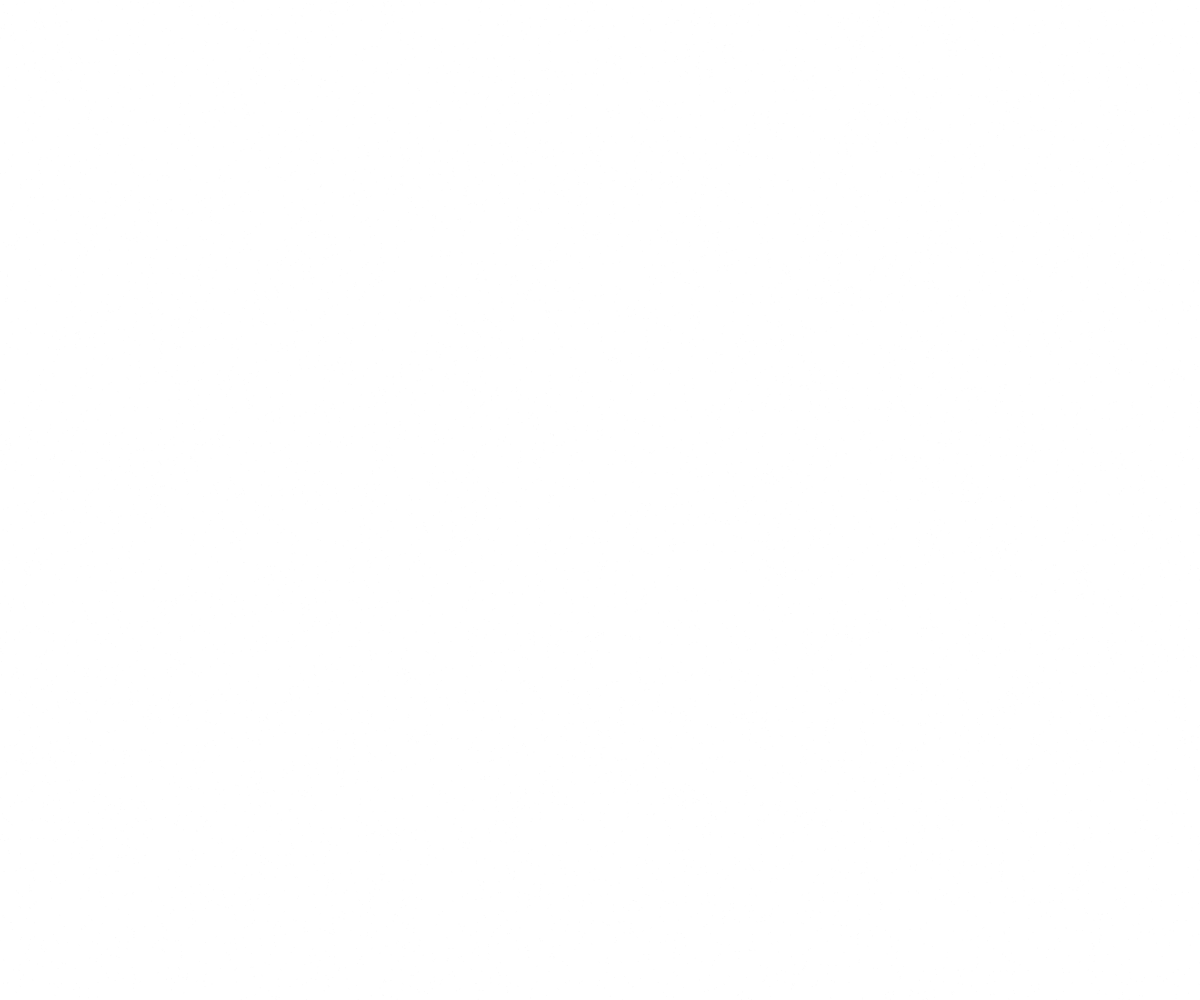
Frame 1 (no input)
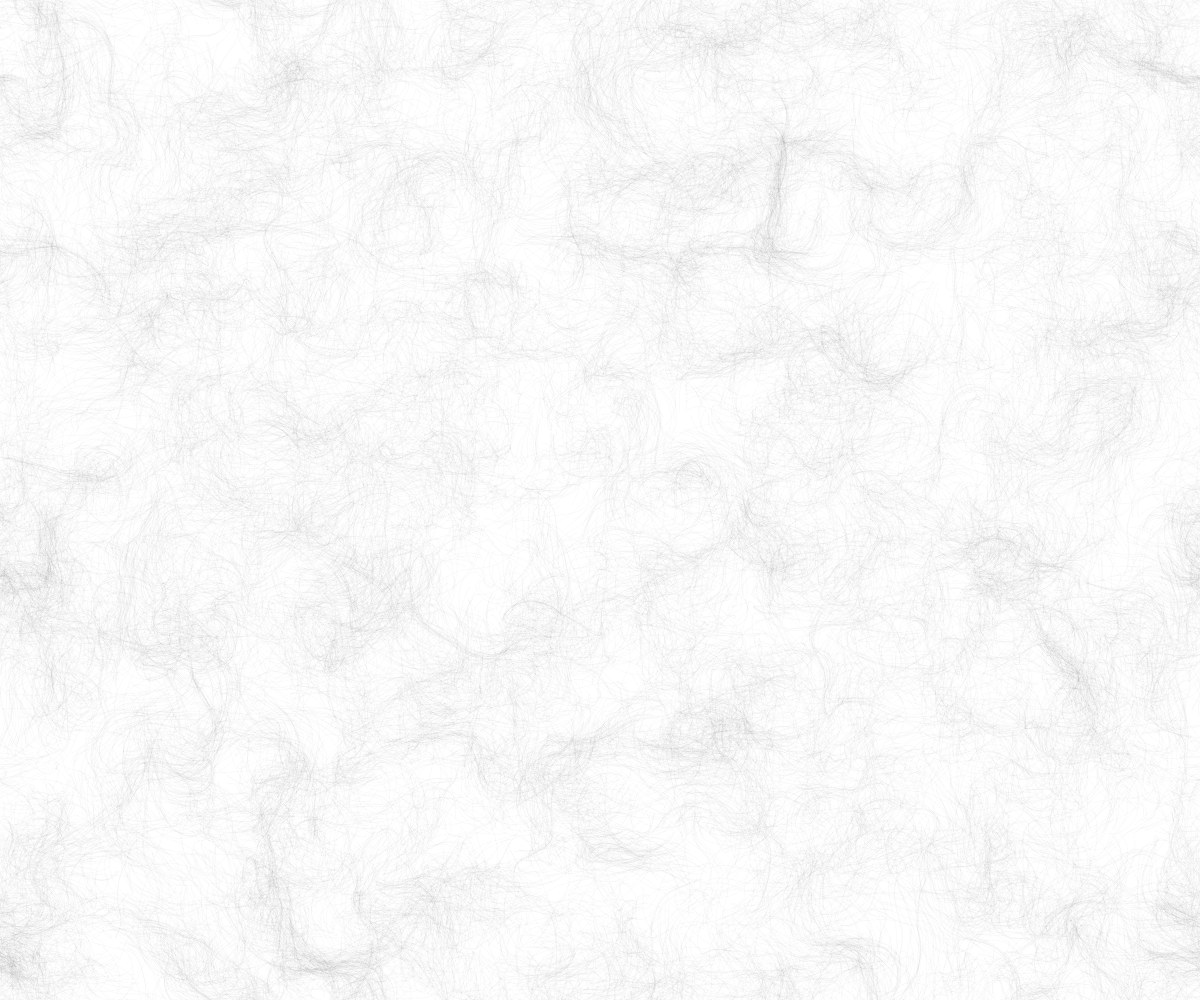
Frame 60 (no input)
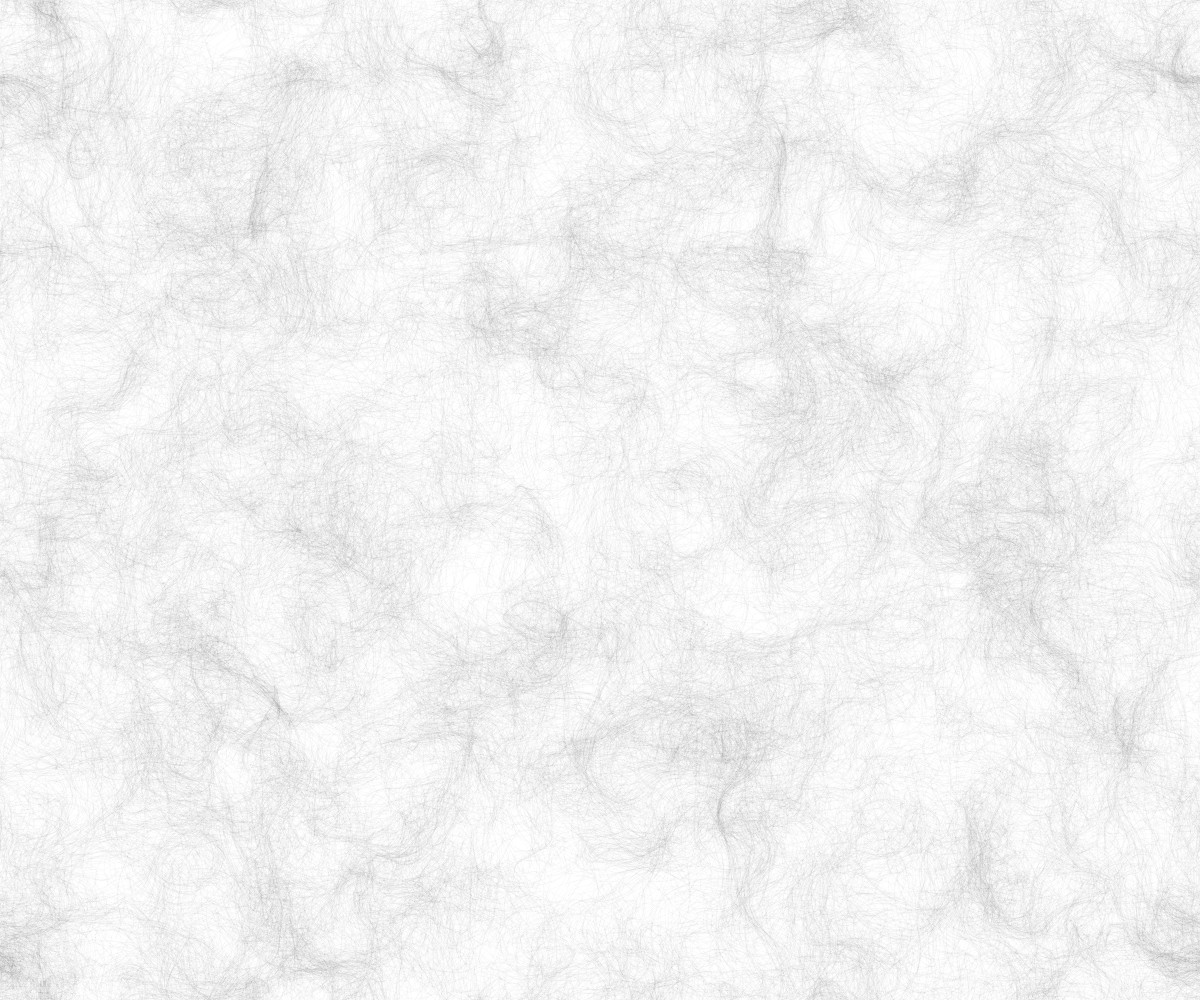
Frame 120 (the mouse pressed at the canvas centre since frame 60)

The p5.js sketch that drew these frames (run headless with seeded random() and noise() and a simulated clock; from frame 60 on, the mouse is pressed at the canvas centre):

// p5.js sketch
// ── sketch.js
'use strict';

var inc = 0.1,
		scl = 10,
		cols, rows;

var zOff = 0;

var fr;

var particles = [];

var flowfield = [];

function setup() {
	createCanvas(windowWidth, windowHeight);

	cols = floor(width / scl);
	rows = floor(height / scl);

	fr = createP('');

	flowfield = new Array(cols * rows);

	for (var idx = 0; idx < 10000; idx++) {
		particles.push(new Particle());
	}

	frameRate(60);
}

function draw() {
	// background(255);
	fr.html(floor(frameRate()));
	var yOff = 0;

	// grabPixel => (x + y * width) * 4

	for (var y = 0; y < rows; y++) {
		var xOff = 0;

		for (var x = 0; x < cols; x++) {
			var index = (x + y * cols);

			var angle = noise(xOff, yOff, zOff) * TWO_PI * 4;

			flowfield[index] = angle;
			xOff += inc;

			// stroke(0, 50);

			// push();
			//
			// translate(x * scl, y * scl);
			// rotate(v.heading());
			// strokeWeight(1);
			// line(0, 0, scl, 0);
			//
			// pop();
		}
		yOff += inc;
		zOff += 0.0003;
	}
	strokeWeight(4);

	for (var idx = 0; idx < particles.length; idx++) {
		particles[idx].follow(flowfield);
		particles[idx].update();
		particles[idx].show();
		particles[idx].edges();
	}
}

// ── particle.js
'use strict';

function Particle() {
  this.pos = createVector(random(windowWidth), random(windowHeight));
  this.vel = createVector(0, 0);
  this.acc = createVector(0, 0);
  this.maxspeed = 4;

  this.prevPos = this.pos.copy();

  this.update = function() {
    this.prevPos = this.pos.copy();
    this.vel.add(this.acc);
    this.vel.limit(this.maxspeed);
    this.pos.add(this.vel);
    this.acc.mult(0);
  }

  this.follow = function(vectors) {
    var x = floor(this.pos.x / scl),
        y = floor(this.pos.y / scl),
        index = x + y * cols,
        angle = vectors[index];

    var v = p5.Vector.fromAngle(angle);

    v.setMag(0.5);

    this.applyForce(v);
  }

  this.applyForce = function(force) {
    this.acc.add(force);
  }

  this.show = function() {
    stroke(0, 5);
    strokeWeight(1);
    line(this.pos.x, this.pos.y, this.prevPos.x, this.prevPos.y);
  }

  this.updatePrev = function() {
    this.prevPos.x = this.pos.x;
    this.prevPos.y = this.pos.y;
  }

  this.edges = function() {
    if (this.pos.x > width) {
      this.pos.x = 0;

      this.updatePrev();
    }

    if (this.pos.x < 0) {
      this.pos.x = width;

      this.updatePrev();
    }

    if (this.pos.y > height) {
      this.pos.y = 0;

      this.updatePrev();
    }

    if (this.pos.y < 0) {
      this.pos.y = height;

      this.updatePrev();
    }
  }
}
